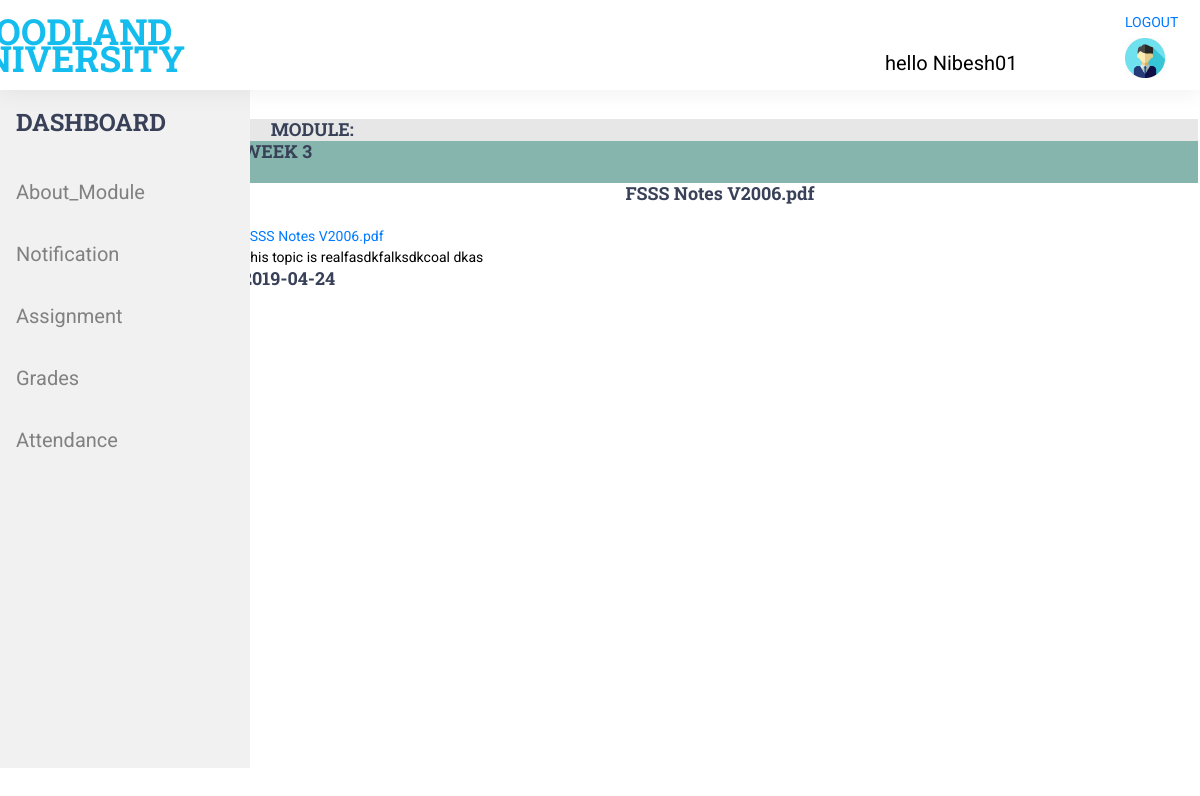
Screenshot of /module_leader/view_module.php?module_id=3 (signed in) with the database file from the repository.
### tables this page shows
CREATE TABLE `module_upload` (
  `id` int(11) NOT NULL,
  `week` int(11) NOT NULL,
  `slide` varchar(255) NOT NULL,
  `chapter_description` varchar(255) NOT NULL,
  `chapter_creation_date` date NOT NULL,
  `module_name` varchar(255) NOT NULL,
  `module_id` int(11) DEFAULT NULL
);

### module_leader/view_module.php (the view, shortened to what this page needs)
<?php
include 'session.php';
?>
<!DOCTYPE html>
<html>
<head>
	<link rel="stylesheet" type="text/css" href="../styles/bootstrap4/bootstrap.min.css">
<link rel="stylesheet" type="text/css" href="../styles/main_styles.css">
<link rel="stylesheet" type="text/css" href="../styles/responsive.css">
<link rel="stylesheet" type="text/css" href="../styles/style.css">
</head>
<body>
	<section>
		<main>
				<?php require 'module_leader_sidebar.php';
	       ?>
			<div class="courses">
		<div class="section_background parallax-window" data-parallax="scroll" data-image-src="../images/courses_background.jpg" data-speed="0.8" style="height: 100%; position: fixed;"></div>
	 <div class="notification" >
	 	<div class="note">
  <h4 style="margin-left: 3%;">MODULE:</h4>
  </div>
  <?php
$pdo = new PDO('mysql:dbname=group_project;host=localhost', 'root', '');
$module_id=$_GET['module_id'];
$users = $pdo->prepare('SELECT * FROM module_upload where id='.$module_id);
$users->execute();
?>
<?php
foreach ($users as $row) {?>
	<div class="about_module">
<h4><?php echo"WEEK ".$row['week']?></h4><br></div>
<h4 style="text-align: center;"><?php echo $row['slide']?></h1><br>
<a type="file" href="module_file/<?php echo $row['slide']?>"><?php echo $row['slide']?></a><br>
<?php echo $row['chapter_description']?><br>
<h4><?php echo $row['chapter_creation_date']?></h4><br>
<?php
}
?>
</div>
		</div>
		</main>
	</section>
</body>
</html>

### styles/main_styles.css (style rules this page uses)
* { margin: 0; padding: 0; -webkit-font-smoothing: antialiased; -webkit-text-shadow: rgba(0,0,0,.01) 0 0 1px; text-shadow: rgba(0,0,0,.01) 0 0 1px; }
body { font-family: 'Roboto', sans-serif; font-size: 14px; font-weight: 400; background: #FFFFFF; color: #a5a5a5; }
div { display: block; position: relative; -webkit-box-sizing: border-box; -moz-box-sizing: border-box; box-sizing: border-box; }
a, a:hover, a:visited, a:active, a:link { text-decoration: none; -webkit-font-smoothing: antialiased; -webkit-text-shadow: rgba(0,0,0,.01) 0 0 1px; text-shadow: rgba(0,0,0,.01) 0 0 1px; }
h4 { font-size: 18px; }
h1, h2, h3, h4, h5, h6 { font-family: 'Roboto Slab', serif; font-weight: 700; -webkit-font-smoothing: antialiased; -webkit-text-shadow: rgba(0,0,0,.01) 0 0 1px; text-shadow: rgba(0,0,0,.01) 0 0 1px; color: #384158; margin-bottom: 0; }
.section_background { position: absolute; top: 0; left: 0; width: 100%; height: 100%; }
.courses { width: 100%; padding-top: 93px; padding-bottom: 100px; }

### styles/style.css (style rules this page uses)
body { width: 100%; height: 100%; }

### module_leader/view_module.php (style rules this page uses)
.notification { margin-top: 2%; margin-left: 20%; width: 80%; height: 80%; position: fixed; padding: 2px; background: white; overflow-x: auto; overflow-y: auto; color: black; }
.note { color: black; background: #e7e7e7; }
.about_module { background: #85B5AD; }

### rows the page displays
module_upload: week "3", slide "FSSS Notes V2006.pdf", chapter_description "This topic is realfasdkfalksdkcoal dkas", chapter_creation_date "2019-04-24"

### other values shown
$_SESSION['sess_login'] "Nibesh01"
